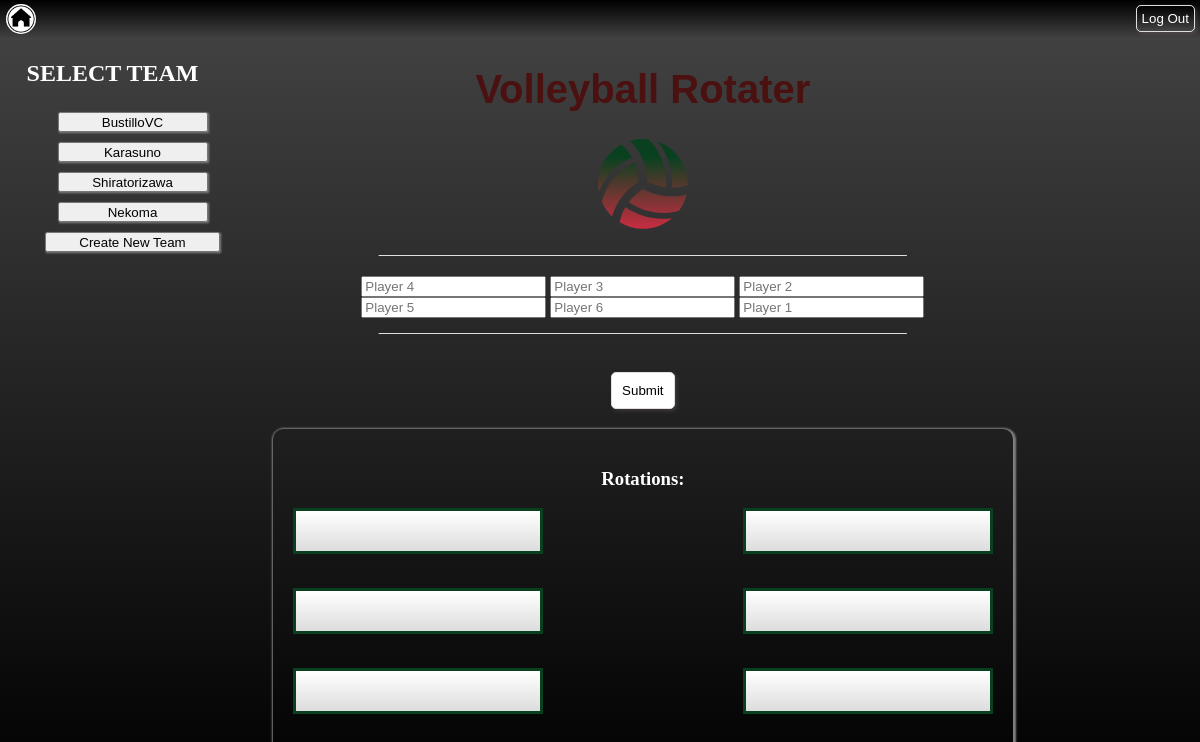
The page / (signed in) on the database its author committed.
### tables this page shows
CREATE TABLE teams(id integer NOT NULL, "team_name" varchar(50) PRIMARY KEY NOT NULL);

### app.py (the view)
@app.route("/")
def index():
    if "logged_in" not in session:
        session["logged_in"] = False
        session["user_id"] = None
        session["teams"] = []
    if not session["logged_in"]:
        return render_template("login.html")
    db = create_connection()
    session["teams"] = get_teams(db, session["user_id"])
    return render_template("index.html", teams=session["teams"])

### arief.py (called while the page is built)
def create_connection():
    db = None
    try:
        db = sqlite3.connect(r"volleyball.db")
        print("connection success")
    except Error as e:
        print(e)
    return db

def get_teams(connection,user_id):
    cursor = connection.cursor()
    cursor.execute("SELECT team_name FROM teams WHERE id = ?", (user_id,))
    teams = cursor.fetchall()
    team_list = []
    for team in teams:
        team_list.append(team[0])
    return team_list

### templates/index.html (shortened to what this page needs)
{% extends "layout.html" %}
{% block content %}
<div class="header">
    <h1>Volleyball Rotater</h1>
    <img id="volleyball-image" src="./static/Vector.svg" width="90" height="90" class="bouncy-bouncy" />
</div>
<body>
    <div class="main">
        __________________________________________________________________ <br /><br />
        <form id="rotate">
            <input required type="text" id="playerOne" placeholder="Player 4"></input>
            <input required type="text" id="playerSix" placeholder="Player 3"></input>
            <input required type="text" id="playerFive" placeholder="Player 2"></input>
            <br />
            <input required type="text" id="playerTwo" placeholder="Player 5"></input>
            <input required type="text" id="playerThree" placeholder="Player 6"></input>
            <input required type="text" id="playerFour" placeholder="Player 1"></input> <br />
            __________________________________________________________________
            <br></br></br>
            <input type="submit" class="submit-btn"></input>
        </form>
        <div class="rotation-box">
            <h3> Rotations: </h3>
            <div class="rotations" id="rotations">
                <table></table>
                <table></table>
                <table></table>
                <table></table>
                <table></table>
                <table></table>
            </div>
        </div>
    </div>
    <div class="team_select">
        <h2>SELECT TEAM</h2>
        <ul>
            {% for team in teams %}
            <form action="team_rotations" method="post">
                <button class="select-button" type="submit">{{ team }}</button>
            </form>
            {% endfor %}
            <button class="select-button new"><a href="/create_team"
                    style=" text-decoration: none; color: black;">Create New Team</a></button>
        </ul>
    </div>
</body>
{% endblock %}

### static/style.css (style rules this page uses)
html { overflow: hidden; height: 100%; }
body { display: grid; grid-template: 1fr 5fr 14fr / 1fr 6fr 1fr; margin: 0; text-align: center; height: 100%; background-image: linear-gradient(#444444, #000000); background-size: cover; background-position: center; background-attachment: fixed; }
table { text-align: center; color: #094120; background-image: linear-gradient(#ffffff, #dddddd); border: 3px solid #094120; width: 250px; height: 46px; justify-self: center; }
.rotation-box { margin: 20px; padding: 20px; border-radius: 10px; box-shadow: 1px 1px 2px 2px grey; }
.header { overflow: auto; width: 100%; grid-area: 2 / 2; }
.main { height: 100%; margin: 0; padding: 0; border: 0; color: white; grid-area: 3 / 2 ; justify-self: center; }
h1 { position: relative; font-family: Arial; font-size: 72px; color: #4b1010; font-size: 40px; }
#rotations { display: grid; grid-template: 80px 80px 80px / 1fr 1fr; grid-auto-flow: column; grid-column-gap: 200px; }
.submit-btn { border-radius: 5px; color: black; background: white; padding: 10px; border: 1px solid #DEDEDE; box-sizing: border-box; box-shadow: 2px 2px 4px rgba(156, 122, 122, 0.25); }
.team_select { color: white; grid-area: 2 / 1 / span 2 / 1; }
.select-button { width: 150px; height:20px; margin: 5px; box-shadow: 1px 1px 2px grey; }
.select-button.new { width: 175px; }

### rows shown on the page
teams: team_name "BustilloVC"
teams: team_name "Karasuno"
teams: team_name "Shiratorizawa"
teams: team_name "Nekoma"
